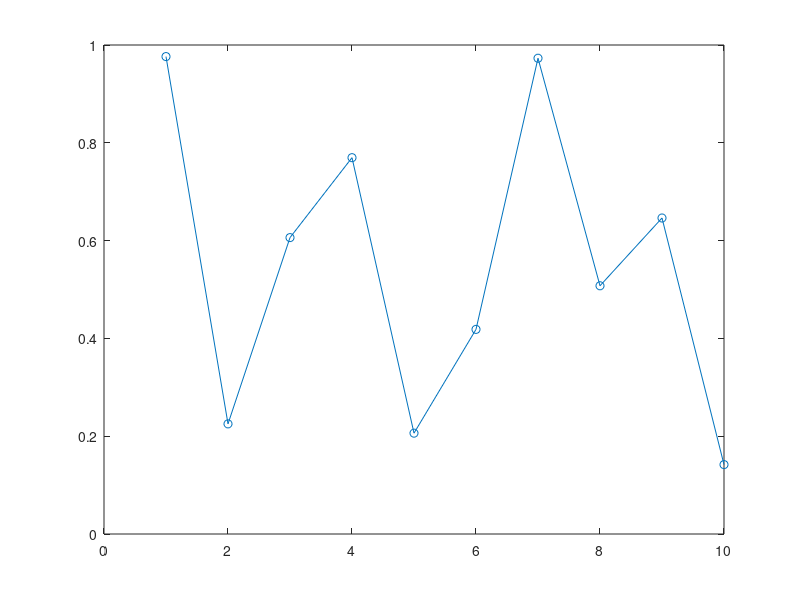

Write the MATLAB code that produced this figure.
function mouseExample()
    h = plot(rand(10,1), 'o-');
    set(h, 'ButtonDownFcn',@buttonDownCallback)

    function buttonDownCallback(o,e)
        p = get(gca,'CurrentPoint');
        p = p(1,1:2)
        
        title( sprintf('(%g,%g)',p) )
    end
end